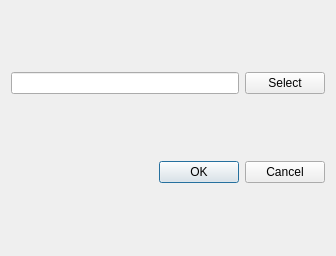
<?xml version="1.0" encoding="UTF-8"?>
<ui version="4.0">
 <class>Dialog</class>
 <widget class="QDialog" name="Dialog">
  <property name="geometry">
   <rect>
    <x>0</x>
    <y>0</y>
    <width>336</width>
    <height>256</height>
   </rect>
  </property>
  <property name="windowTitle">
   <string>Dialog</string>
  </property>
  <layout class="QVBoxLayout" name="verticalLayout">
   <item>
    <layout class="QHBoxLayout" name="horizontalLayout">
     <item>
      <widget class="QLineEdit" name="lineEdit"/>
     </item>
     <item>
      <widget class="QPushButton" name="btnSelect">
       <property name="text">
        <string>Select</string>
       </property>
      </widget>
     </item>
    </layout>
   </item>
   <item>
    <widget class="QDialogButtonBox" name="buttonBox">
     <property name="standardButtons">
      <set>QDialogButtonBox::Cancel|QDialogButtonBox::Ok</set>
     </property>
    </widget>
   </item>
  </layout>
 </widget>
 <resources/>
 <connections/>
</ui>
